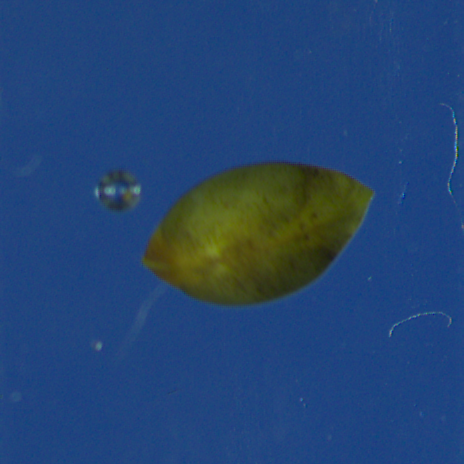
#> input picture Week-4-Lab-Actvities/Assets/Insects/2_Sphaer 2021_1_2021_06_03-11-22-54-873.PNG, 464 x 464 px, found by its file name
$ python image_filter.py
#> lines starting #> are read from the running program, lines starting #| are printed output that depends on the picture
from PIL import Image, ImageFilter

# create an image
image = Image.open('Assignment-2-Activity-1/Assets/Insects/2_Sphaer 2021_1_2021_06_03-11-22-54-873.png')
#> image is the input picture: PIL image 464x464 RGB; mean R, G, B 36, 69.1, 114.7

# apply a basic filter
image_blur = image.filter(ImageFilter.BLUR)
#image_blur.show()

image_contour = image.filter(ImageFilter.CONTOUR)
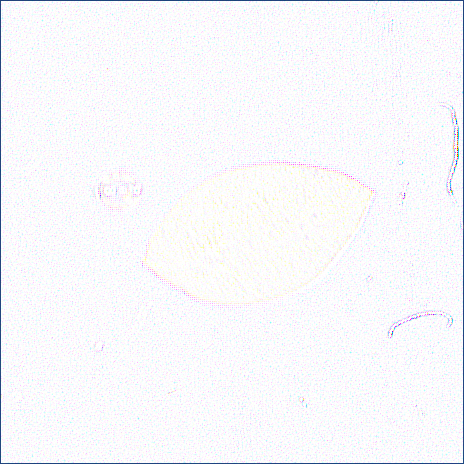
#> image_contour: PIL image 464x464 RGB; mean R, G, B 248.4, 248.3, 251.1
#image_contour.show()

image_emboss = image.filter(ImageFilter.EMBOSS)
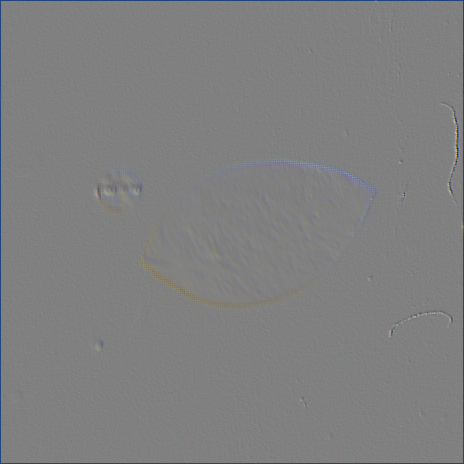
#> image_emboss: PIL image 464x464 RGB; mean R, G, B 127.2, 127.5, 128
#image_emboss.show()

image_edge = image.filter(ImageFilter.FIND_EDGES)
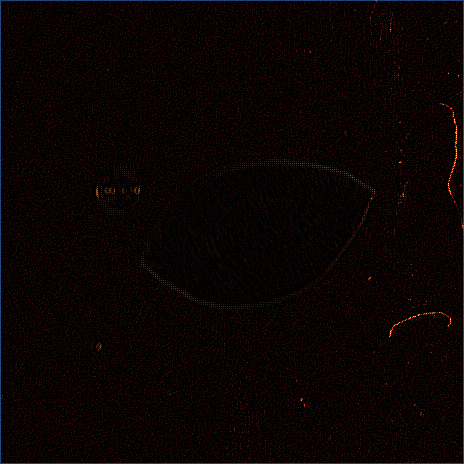
#> image_edge: PIL image 464x464 RGB; mean R, G, B 5, 5.7, 3.9
#image_edge.show()

# apply advanced filters
image_boxblur = image.filter(ImageFilter.BoxBlur(radius = 20))
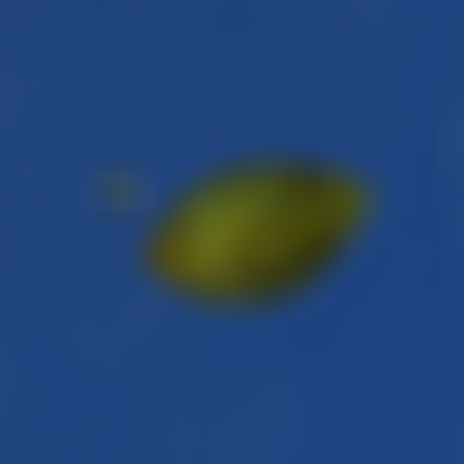
#> image_boxblur: PIL image 464x464 RGB; mean R, G, B 36, 69.1, 114.7
image_gaussianblur = image.filter(ImageFilter.GaussianBlur(radius = 20))
image_unsharp = image.filter(ImageFilter.UnsharpMask(radius = 20))
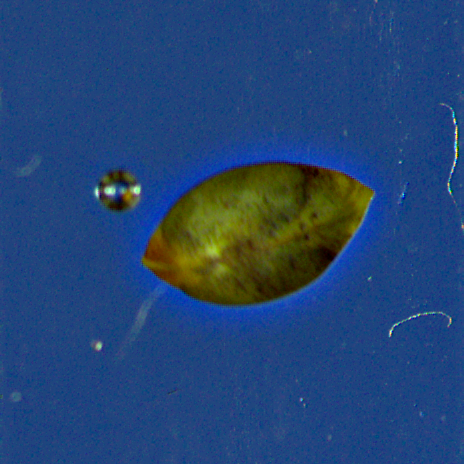
#> image_unsharp: PIL image 464x464 RGB; mean R, G, B 36.1, 69.2, 115.9

# image_boxblur.show()
# image_gaussianblur.show()
image_unsharp.show()

image_blur.save('image_blur.png', 'png')
image_emboss.save('image_emboss.png', 'png')
image_edge.save('image_edge.png', 'png')

image_boxblur.save('image_boxblur.png', 'png')
image_gaussianblur.save('image_gaussianblur.png', 'png')
image_unsharp.save('image_unsharp.png', 'png')

$ run again, with Week-4-Lab-Actvities/Assets/Insects/2_Sphaer 2021_1_2021_06_03-11-22-54-852.PNG copied over Week-4-Lab-Actvities/Assets/Insects/2_Sphaer 2021_1_2021_06_03-11-22-54-873.PNG
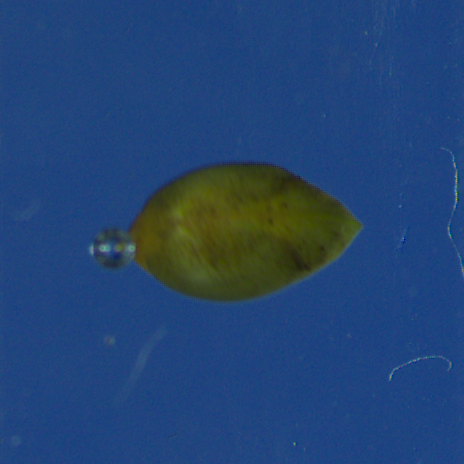
#> input picture Week-4-Lab-Actvities/Assets/Insects/2_Sphaer 2021_1_2021_06_03-11-22-54-852.PNG, 464 x 464 px, found by its file name
#> image is the input picture: PIL image 464x464 RGB; mean R, G, B 35.3, 68.5, 114.6
#> `image_edge = image.filter(ImageFilter.FIND_EDGES)`:
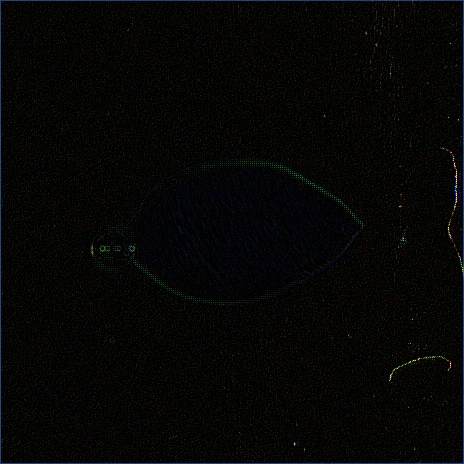
#> image_edge: PIL image 464x464 RGB; mean R, G, B 5, 5.7, 3.9
#> `image_unsharp = image.filter(ImageFilter.UnsharpMask(radius = 20))`:
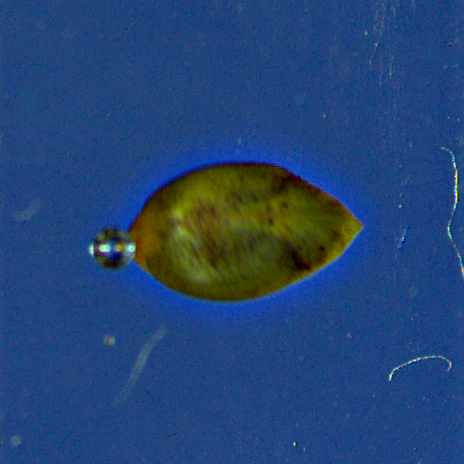
#> image_unsharp: PIL image 464x464 RGB; mean R, G, B 35.4, 68.5, 115.7

$ run again, with Week-4-Lab-Actvities/Assets/Insects/2_Sphaer 2021_1_2021_06_03-11-22-54-894.PNG copied over Week-4-Lab-Actvities/Assets/Insects/2_Sphaer 2021_1_2021_06_03-11-22-54-873.PNG
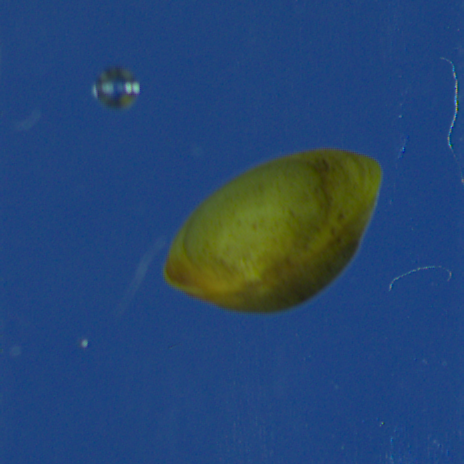
#> input picture Week-4-Lab-Actvities/Assets/Insects/2_Sphaer 2021_1_2021_06_03-11-22-54-894.PNG, 464 x 464 px, found by its file name
#> image is the input picture: PIL image 464x464 RGB; mean R, G, B 37.5, 70.6, 114.4
#> `image_edge = image.filter(ImageFilter.FIND_EDGES)`:
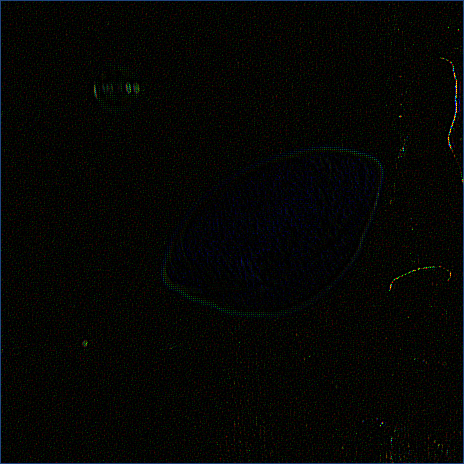
#> image_edge: PIL image 464x464 RGB; mean R, G, B 5, 5.7, 4
#> `image_unsharp = image.filter(ImageFilter.UnsharpMask(radius = 20))`:
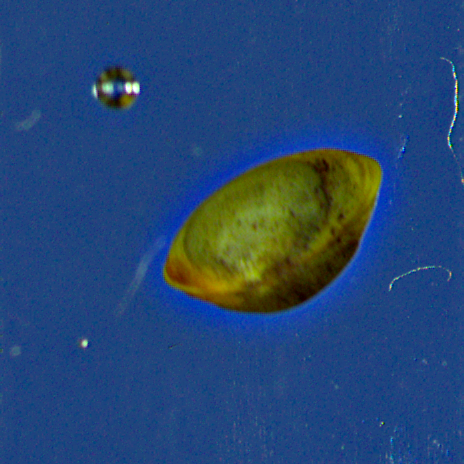
#> image_unsharp: PIL image 464x464 RGB; mean R, G, B 37.6, 70.8, 115.7
